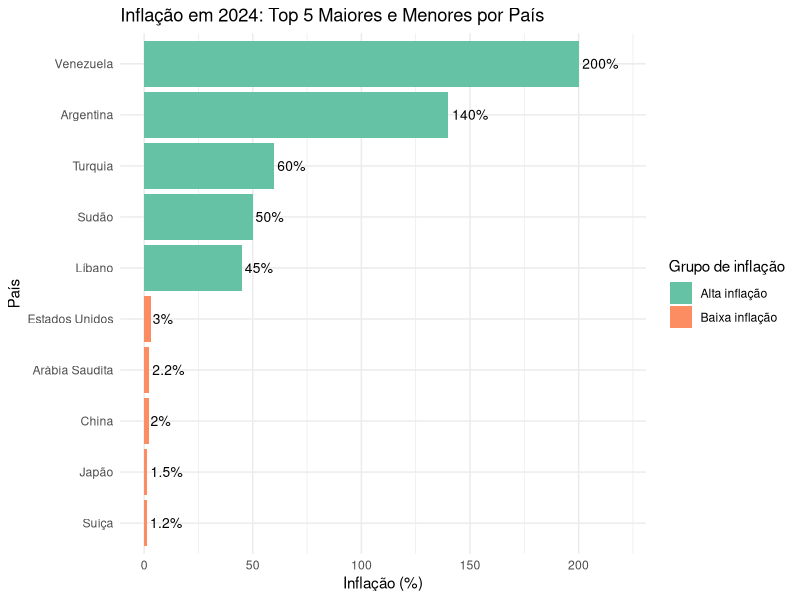
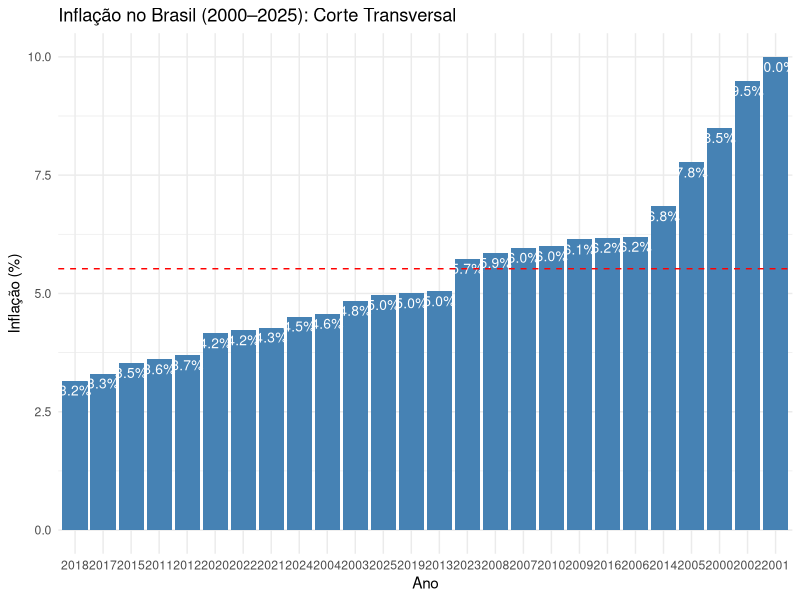
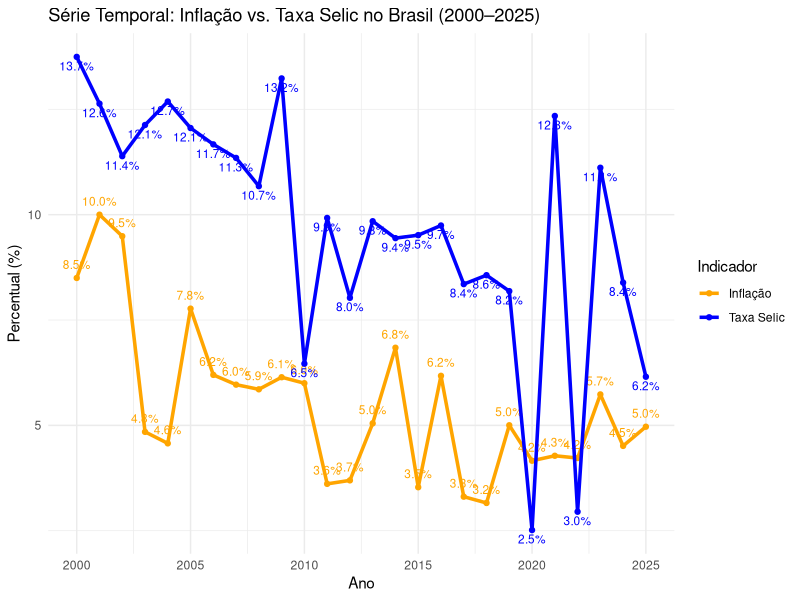
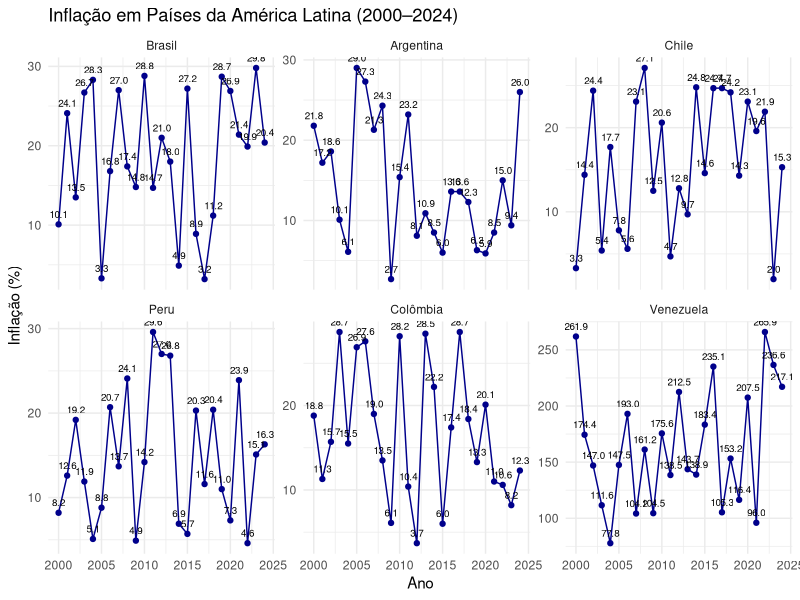

These charts were generated, in order, by the following R code:
## ---- chunk 1
if (!require("tidyverse")) install.packages("tidyverse")
library(tidyverse)
## ---- chunk 2
painel_df <- data.frame(
  País = c("Venezuela", "Argentina", "Turquia", "Sudão", "Líbano",
           "Suíça", "Japão", "China", "Arábia Saudita", "Estados Unidos"),
  Inflação = c(200, 140, 60, 50, 45, 1.2, 1.5, 2, 2.2, 3),
  Grupo = c(rep("Alta inflação", 5), rep("Baixa inflação", 5))
)

painel_df <- painel_df %>% arrange(desc(Inflação))

ggplot(painel_df, aes(x = Inflação, y = reorder(País, Inflação), fill = Grupo)) +
  geom_col() +
  geom_text(aes(label = paste0(Inflação, "%")), hjust = -0.1, size = 3.5) +
  labs(
    title = "Inflação em 2024: Top 5 Maiores e Menores por País",
    x = "Inflação (%)",
    y = "País",
    fill = "Grupo de inflação"
  ) +
  scale_fill_brewer(palette = "Set2") +
  xlim(0, max(painel_df$Inflação) + 20) +
  theme_minimal()
## ---- chunk 3
anos <- 2000:2025

inflacao_brasil <- data.frame(
  ano = anos,
  inflacao = c(runif(10, 4, 10), runif(10, 3, 7), runif(6, 4, 6))
)

inflacao_media <- mean(inflacao_brasil$inflacao)

ggplot(inflacao_brasil, aes(x = reorder(as.factor(ano), inflacao), y = inflacao)) +
  geom_bar(stat = "identity", fill = "steelblue") +
  geom_text(aes(label = sprintf("%.1f%%", inflacao)), vjust = 1.5, color = "white", size = 3.5) +
  geom_hline(yintercept = inflacao_media, linetype = "dashed", color = "red") +
  labs(
    title = "Inflação no Brasil (2000–2025): Corte Transversal",
    x = "Ano",
    y = "Inflação (%)"
  ) +
  theme_minimal()
## ---- chunk 4
selic_brasil <- data.frame(
  ano = anos,
  selic = c(runif(10, 10, 14), runif(10, 6, 10), runif(6, 2, 13))
)

dados_comparacao <- left_join(inflacao_brasil, selic_brasil, by = "ano")

ggplot(dados_comparacao, aes(x = ano)) +
  geom_line(aes(y = inflacao, color = "Inflação"), linewidth = 1.2) +
  geom_point(aes(y = inflacao, color = "Inflação")) +
  geom_text(aes(y = inflacao, label = sprintf("%.1f%%", inflacao), color = "Inflação"),
            vjust = -1, size = 3, show.legend = FALSE) +
  geom_line(aes(y = selic, color = "Taxa Selic"), linewidth = 1.2) +
  geom_point(aes(y = selic, color = "Taxa Selic")) +
  geom_text(aes(y = selic, label = sprintf("%.1f%%", selic), color = "Taxa Selic"),
            vjust = 1.5, size = 3, show.legend = FALSE) +
  labs(
    title = "Série Temporal: Inflação vs. Taxa Selic no Brasil (2000–2025)",
    x = "Ano",
    y = "Percentual (%)",
    color = "Indicador"
  ) +
  scale_color_manual(values = c("Inflação" = "orange", "Taxa Selic" = "blue")) +
  theme_minimal()
## ---- chunk 5
set.seed(123)
anos_painel <- 2000:2024
paises <- c("Brasil", "Argentina", "Chile", "Peru", "Colômbia", "Venezuela")

dados_painel <- expand.grid(Ano = anos_painel, Pais = paises)
dados_painel$Inflacao <- round(runif(nrow(dados_painel), 2, 30), 1)

dados_painel$Inflacao[dados_painel$Pais == "Venezuela"] <- 
  round(runif(sum(dados_painel$Pais == "Venezuela"), 50, 300), 1)

ggplot(dados_painel, aes(x = Ano, y = Inflacao)) +
  geom_line(color = "darkblue") +
  geom_point(color = "darkblue") +
  geom_text(aes(label = sprintf("%.1f", Inflacao)), vjust = -0.8, size = 2.5) +
  facet_wrap(~ Pais, scales = "free_y") +
  labs(
    title = "Inflação em Países da América Latina (2000–2024)",
    x = "Ano",
    y = "Inflação (%)"
  ) +
  theme_minimal()
